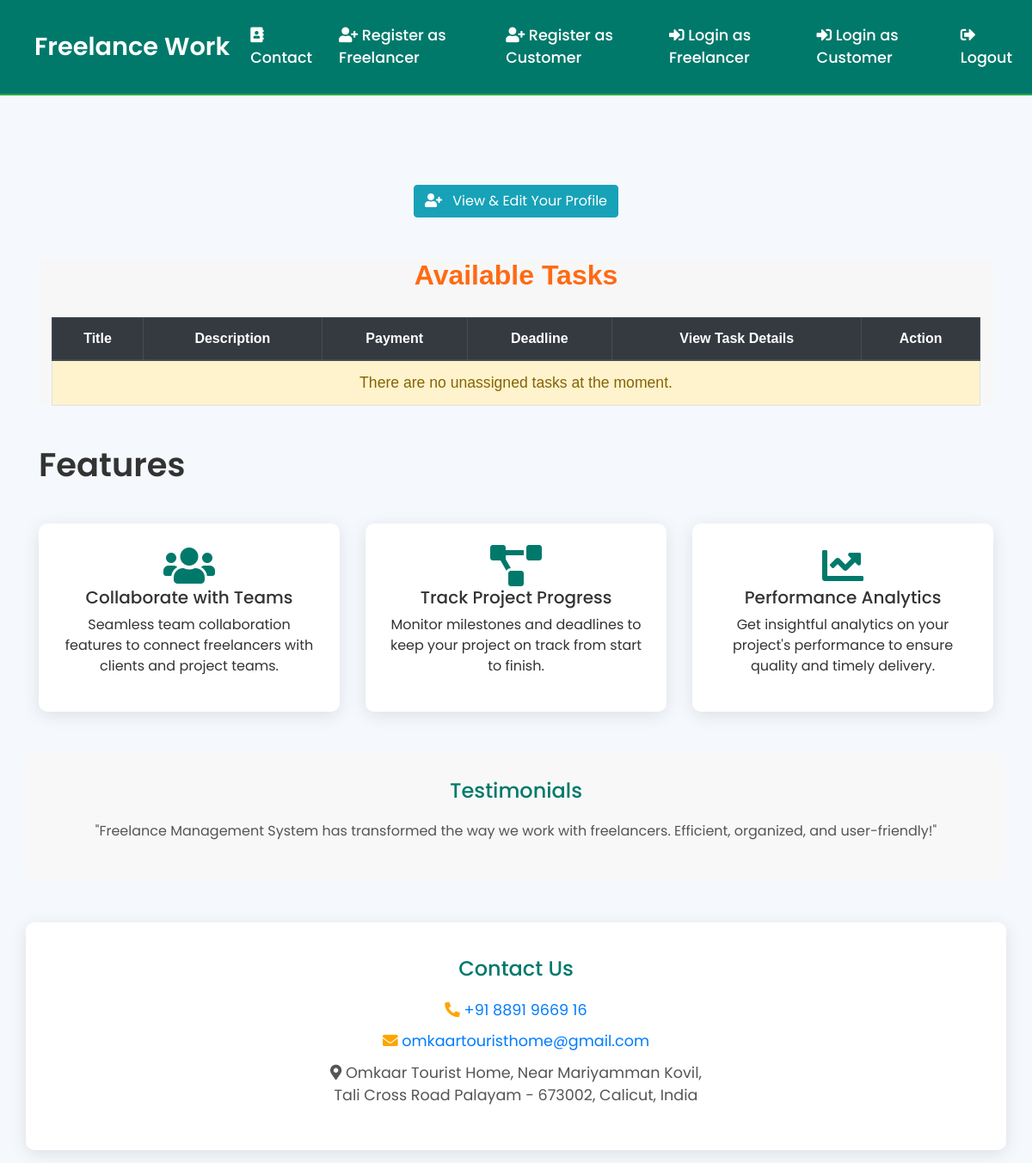
Page /freelancer_task_list/ (signed in) on the earlier database version.
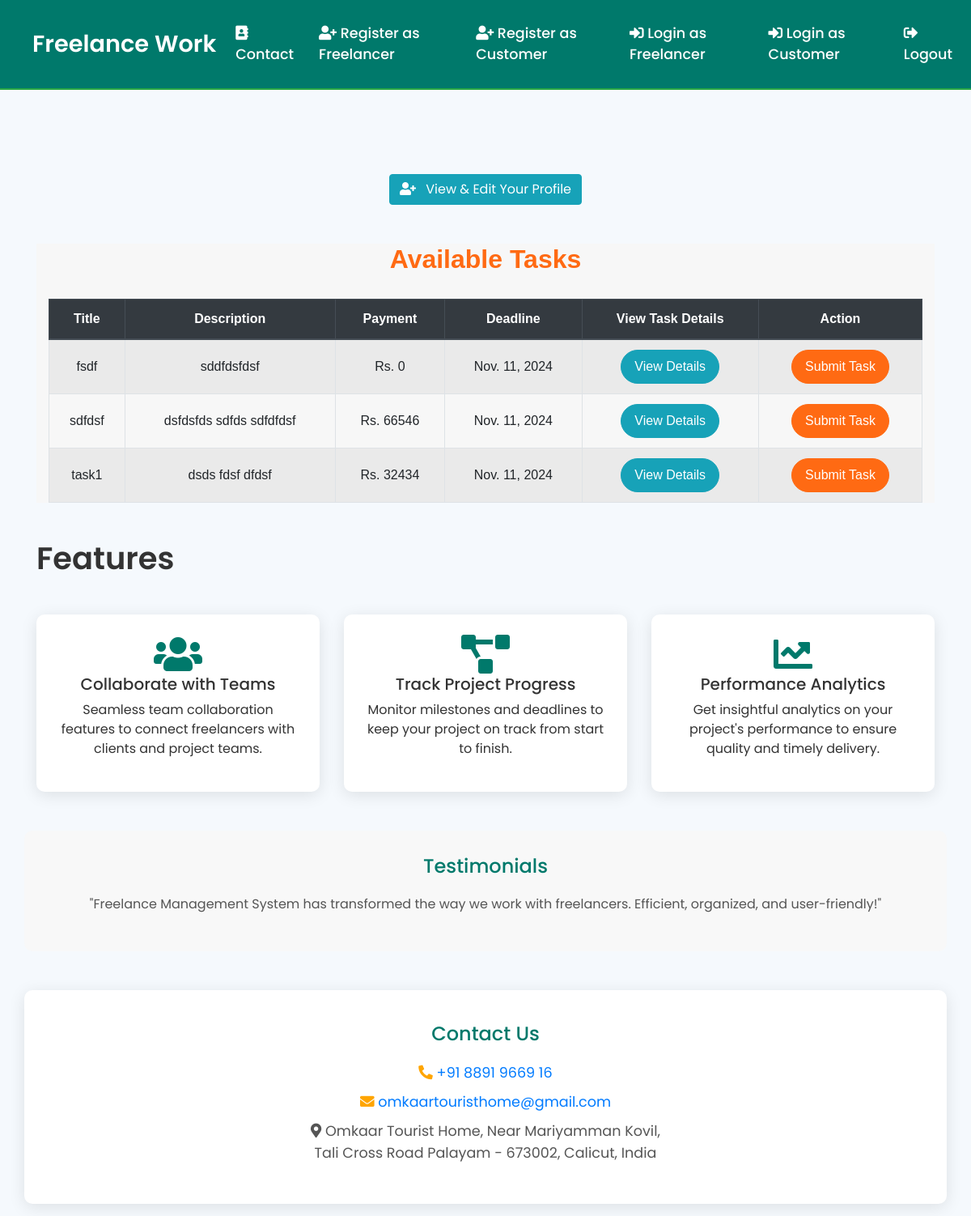
Same page on the later database version.
### freelancers_app/models.py (models this page shows, shortened)
class Task(models.Model):
    title = models.CharField(max_length=200)
    description = models.TextField()
    deadline = models.DateField(null=True, blank=True)
    is_completed = models.BooleanField(default=False)
    payment_amount = models.PositiveIntegerField(default=0)
    file_upload = models.FileField(upload_to='task_documents/', null=True, blank=True)

### freelancers_app/views.py (the view)
# urls.py: path('freelancer_task_list/', views.freelancer_task_list, name='freelancer_task_list'),
@login_required
def freelancer_task_list(request):
    tasks = Task.objects.filter(is_completed=False)
    return render(request, 'freelancer_task_list.html', {'tasks': tasks})

### templates/freelancer_task_list.html (shortened to what this page needs)
{% extends 'home.html' %}
{% block content %}
<a href="{% url 'edit_freelancer_profile' %}" class="btn btn-info" style="text-decoration:none;">
        <i class="fas fa-user-plus mr-2"></i>
        View & Edit Your Profile
</a>
<div class="container task-list mt-5">
    <h2 class="text-center mb-4">Available Tasks</h2>
    <table class="table table-bordered table-striped">
        <thead class="thead-dark">
            <tr>
                <th>Title</th>
                <th>Description</th>
                <th>Payment</th>
                <th>Deadline</th>
                <th>View Task Details</th>
                <th>Action</th>
            </tr>
        </thead>
        <tbody>
            {% for task in tasks %}
                <tr>
                    <td>{{ task.title }}</td>
                    <td>{{ task.description }}</td>
                    <td>Rs. {{ task.payment_amount }}</td>
                    <td>{{ task.deadline }}</td>
                    <td>
                        <a href="{% url 'task_detail' task_id=task.id %}" class="btn btn-info btn-sm">View Details</a>
                    </td>
                    <td>
                        <a href="{% url 'submit_task' task_id=task.id %}" class="btn btn-primary btn-sm">Submit Task</a>
                    </td>
                </tr>
            {% empty %}
                <tr>
                    <td colspan="6" class="text-center alert alert-warning">There are no unassigned tasks at the moment.</td>
                </tr>
            {% endfor %}
        </tbody>
    </table>
</div>
{% endblock %}

Differences in the rows shown:
now on this page (row edited): Task: title "fsdf", description "sddfdsfdsf", payment_amount "0", deadline "Nov. 11, 2024"
now on this page (row edited): Task: title "sdfdsf", description "dsfdsfds sdfds sdfdfdsf", payment_amount "66546", deadline "Nov. 11, 2024"
now on this page (row edited): Task: title "task1", description "dsds fdsf dfdsf", payment_amount "32434", deadline "Nov. 11, 2024"
Other differences:
text no longer shown: "There are no unassigned tasks at the moment."
